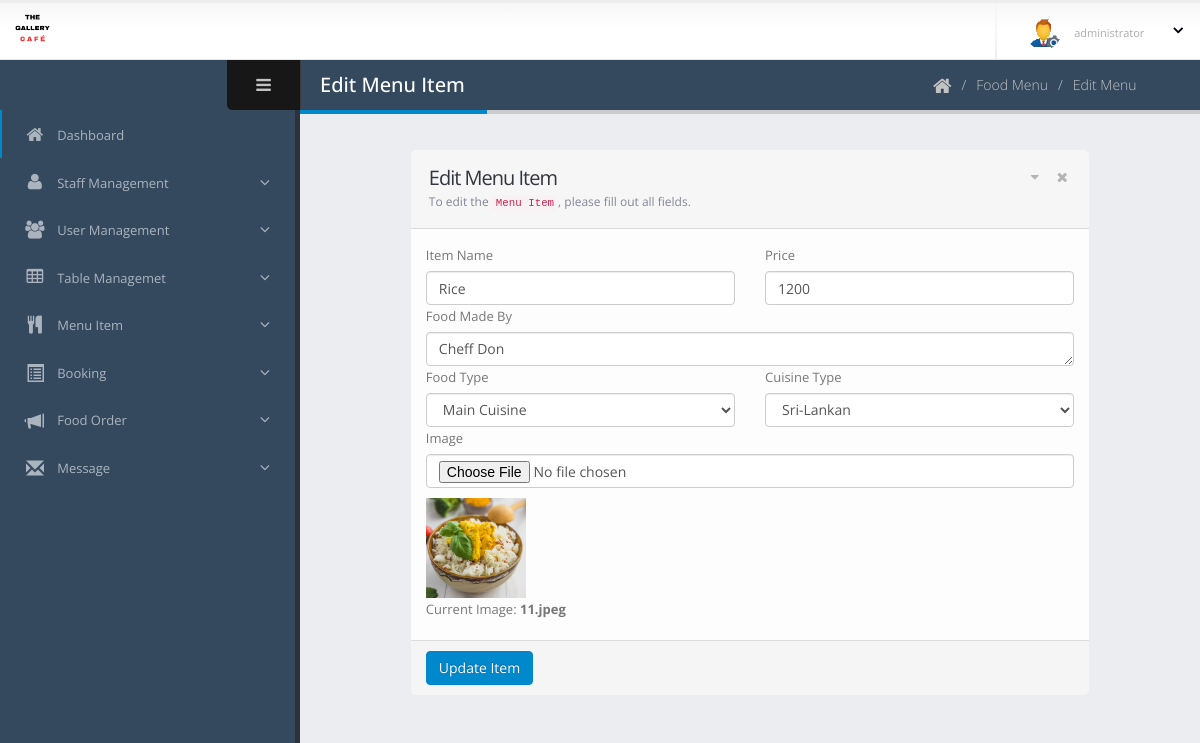
The app's page /dashboard/menu-edit.php?menu_id=48 (signed in) with its own data.
### tables this page shows
CREATE TABLE `menu_item` (
  `id` int(11) NOT NULL,
  `res_id` int(11) DEFAULT NULL,
  `item_name` varchar(200) DEFAULT NULL,
  `madeby` varchar(300) DEFAULT NULL,
  `food_type` varchar(100) NOT NULL,
  `cuisine_type` varchar(20) DEFAULT NULL,
  `price` float DEFAULT NULL,
  `image` varchar(500) DEFAULT NULL
);

### dashboard/menu-edit.php (the view, shortened to what this page needs)
<?php
include 'main/header.php';
$con = connect();
$menu_id = $_GET['menu_id'];
$sql = "SELECT * FROM `menu_item` WHERE id = '$menu_id';";
$result = $con->query($sql);
$item = $result->fetch_assoc();
$currentImage = $item['image'];
?>
<body>
<section class="body">
    <?php include 'main/top-bar.php'; ?>
    <div class="inner-wrapper">
        <?php include 'main/left-bar.php'; ?>
        <section role="main" class="content-body">
            <header class="page-header">
                <h2>Edit Menu Item</h2>
                <div class="right-wrapper pull-right">
                    <ol class="breadcrumbs">
                        <li>
                            <a href="index.php">
                                <i class="fa fa-home"></i>
                            </a>
                        </li>
                        <li><span>Food Menu</span></li>
                        <li><span>Edit Menu</span></li>
                    </ol>
                    <a class="sidebar-right-toggle" data-open="sidebar-right"></a>
                </div>
            </header>
            <div class="row">
                <div class="col-md-1"></div>
                <div class="col-md-10">
                    <form action="" method="POST" enctype="multipart/form-data">
                        <section class="panel">
                            <header class="panel-heading">
                                <div class="panel-actions">
                                    <a href="#" class="fa fa-caret-down"></a>
                                    <a href="#" class="fa fa-times"></a>
                                </div>
                                <h2 class="panel-title">Edit Menu Item</h2>
                                <p class="panel-subtitle">
                                    To edit the <code>Menu Item</code>, please fill out all fields.
                                </p>
                            </header>
                            <div class="panel-body">
                                <div class="row">
                                    <div class="col-sm-6">
                                        <div class="form-group">
                                            <label class="control-label">Item Name</label>
                                            <input type="text" name="item_name" class="form-control" value="<?php echo $item['item_name']; ?>" required>
                                        </div>
                                    </div>
                                    <div class="col-sm-6">
                                        <div class="form-group">
                                            <label class="control-label">Price</label>
                                            <input type="number" name="price" class="form-control" value="<?php echo $item['price']; ?>" required min="0" step="0.01">
                                        </div>
                                    </div>
                                </div>
                                <div class="row">
                                    <div class="col-sm-12">
                                        <div class="form-group">
                                            <label class="control-label">Food Made By</label>
                                            <textarea class="form-control" name="madeby" rows="1"><?php echo $item['madeby']; ?></textarea>
                                        </div>
                                    </div>
                                </div>
                                <div class="row">
                                    <div class="col-sm-6">
                                        <div class="form-group">
                                            <label class="control-label">Food Type</label>
                                            <select class="form-control populate" name="food_type" id="foodTypeDropdown" required>
                                                <option value="Main Cuisine" <?php echo ($item['food_type'] == 'Main Cuisine') ? 'selected' : ''; ?>>Main Cuisine</option>
                                            </select>
                                        </div>
                                    </div>
                                    <div class="col-sm-6">
                                        <div class="form-group">
                                            <label class="control-label">Cuisine Type</label>
                                            <select class="form-control populate" name="cuisine_type" id="cuisineTypeDropdown" required>
                                                <option value="Srilankan" <?php echo ($item['cuisine_type'] == 'Srilankan') ? 'selected' : ''; ?>>Sri-Lankan</option>
                                            </select>
                                        </div>
                                    </div>
                                </div>
                                <div class="row">
                                    <div class="col-sm-12">
                                        <div class="form-group">
                                            <label class="control-label">Image</label>
                                            <input type="file" name="image" class="form-control" id="imageInput" accept="image/*">
                                            <img id="imagePreview" src="item-image/<?php echo $currentImage; ?>" alt="Current Image" style="height: 100px; margin-top: 10px;">
                                            <p>Current Image: <strong><?php echo $currentImage; ?></strong></p>
                                        </div>
                                    </div>
                                </div>
                            </div>
                            <footer class="panel-footer">
                                <input type="submit" name="editItem" class="btn btn-primary" value="Update Item">
                            </footer>
                        </section>
                    </form>
                </div>
            </div>
        </section>
    </div>
</section>
</body>
</html>

### dashboard/assets/stylesheets/skins/default.css (style rules this page uses)
a, .btn-link { color: #0088cc; }
body .btn-primary { color: #ffffff; text-shadow: 0 -1px 0 rgba(0, 0, 0, 0.25); background-color: #0088cc; border-color: #0088cc; }
.page-header h2 { border-bottom-color: #0088cc; }

### records on screen
menu_item: item_name "Rice", price "1200", madeby "Cheff Don", food_type "Main Cuisine", cuisine_type "Sri-Lankan", image (picture), image "11.jpeg"
